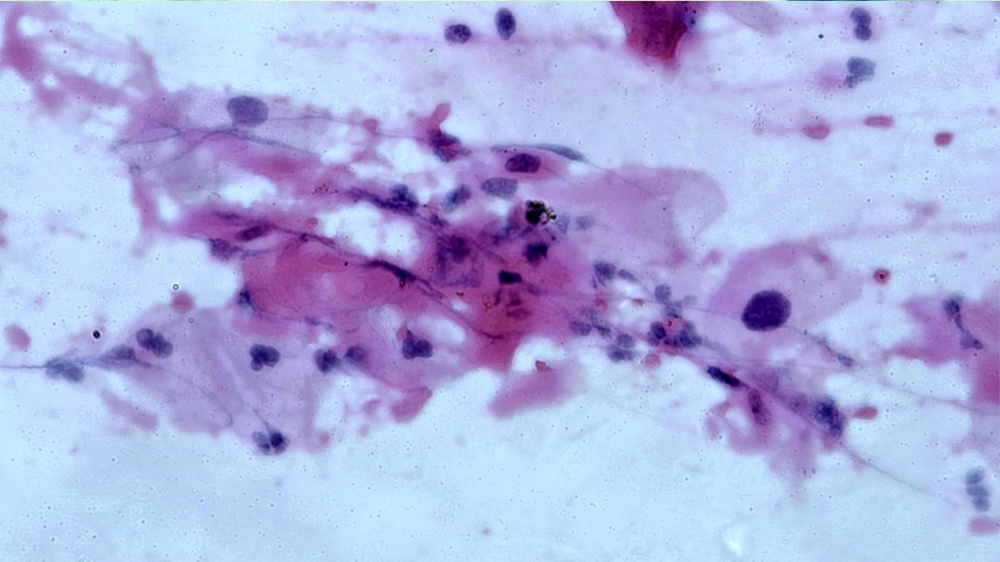
#> input picture pictures/1.jpg, 1000 x 562 px, shrunk from 3264 x 1836 before the run
$ python day24.py
#> lines starting #> are read from the running program, lines starting #| are printed output that depends on the picture
import cv2
import matplotlib.pyplot as plt
import numpy as np
# Read image
img = cv2.imread("./pictures/1.jpg")
#> img is the input picture: shape (562, 1000, 3); mean B, G, R 224.2, 177.1, 172.5

# Using Matplotlib to display image

plt.imshow(img)
plt.show()

# cau 2: chuyen thanh mau xam va hien thi
img1 = cv2.cvtColor(img, cv2.COLOR_BGR2GRAY)
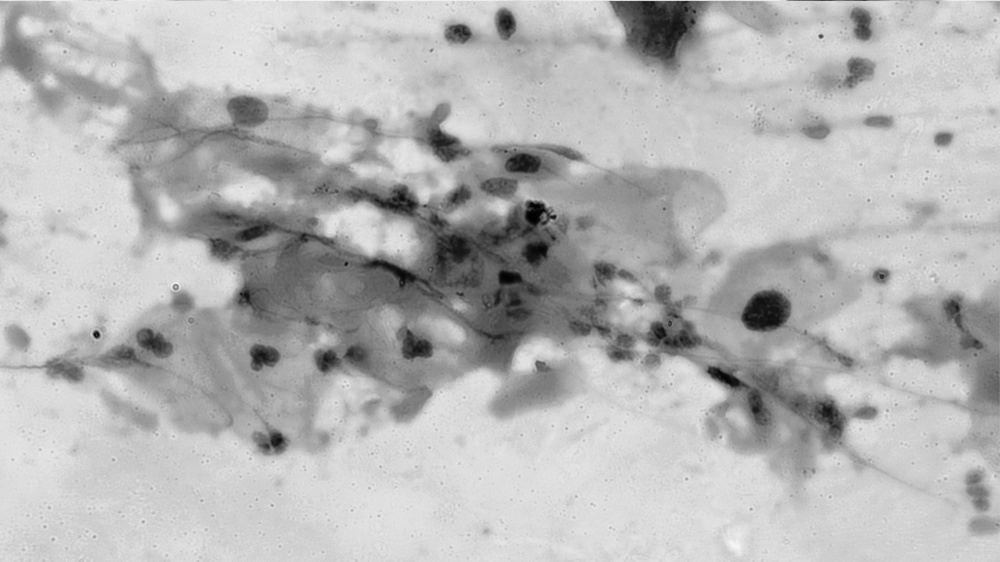
#> img1: shape (562, 1000); min 0, max 245, mean 181.1
plt.imshow(img1)
plt.show()
# cau 3: Adjust brightness
# increate brightness
new_img = img.astype(np.float32) + 50
new_img = np.clip(new_img, 0, 255)
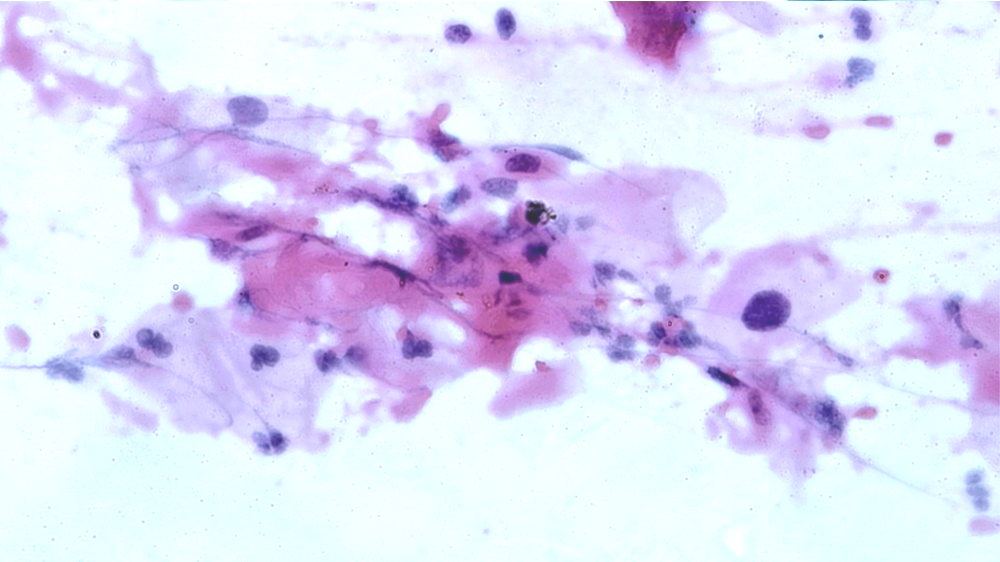
#> new_img: shape (562, 1000, 3) float32; mean B, G, R 247.3, 221.5, 222.5
new_img = new_img.astype(np.uint8)
plt.imshow(new_img)
plt.show()
# decreate brightness
new_img = img.astype(np.float32) - 80
new_img = np.clip(new_img, 0, 255)
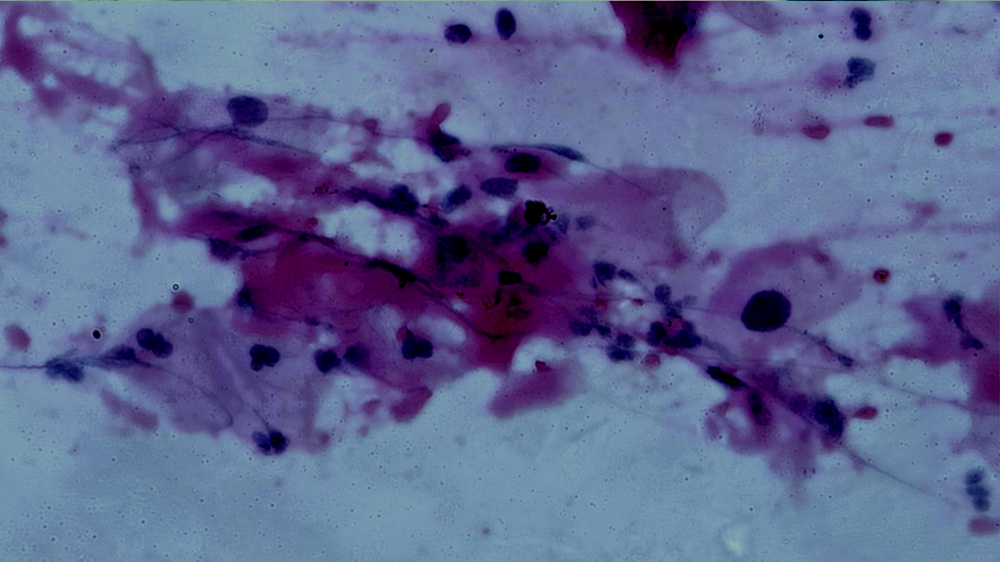
#> new_img: shape (562, 1000, 3) float32; mean B, G, R 144.3, 99.4, 92.9
new_img = new_img.astype(np.uint8)
plt.imshow(new_img)
plt.title('Giảm độ sáng')
plt.show()
# crop image
height, width, _ = img.shape
#> height = 562; width = 1000
left = 0
top = 0
cropped_image = img[left:left+100, top:top+100]
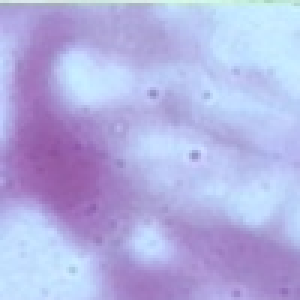
#> cropped_image: shape (100, 100, 3) (shown 3 times larger); mean B, G, R 225.6, 176.3, 178.2

plt.imshow(cropped_image)
plt.title('Góc nhỏ của ảnh đã cắt')
plt.show()

$ run again, with pictures/2.jpg copied over pictures/1.jpg
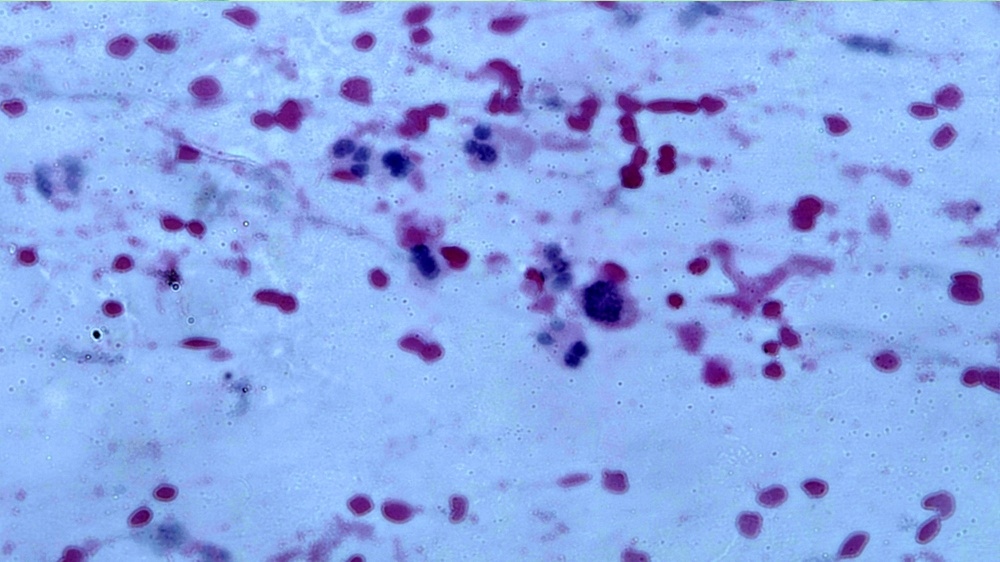
#> input picture pictures/2.jpg, 1000 x 562 px, shrunk from 3264 x 1836 before the run
#> img is the input picture: shape (562, 1000, 3); mean B, G, R 233.7, 169.8, 140.3
#> `new_img = np.clip(new_img, 0, 255)`:
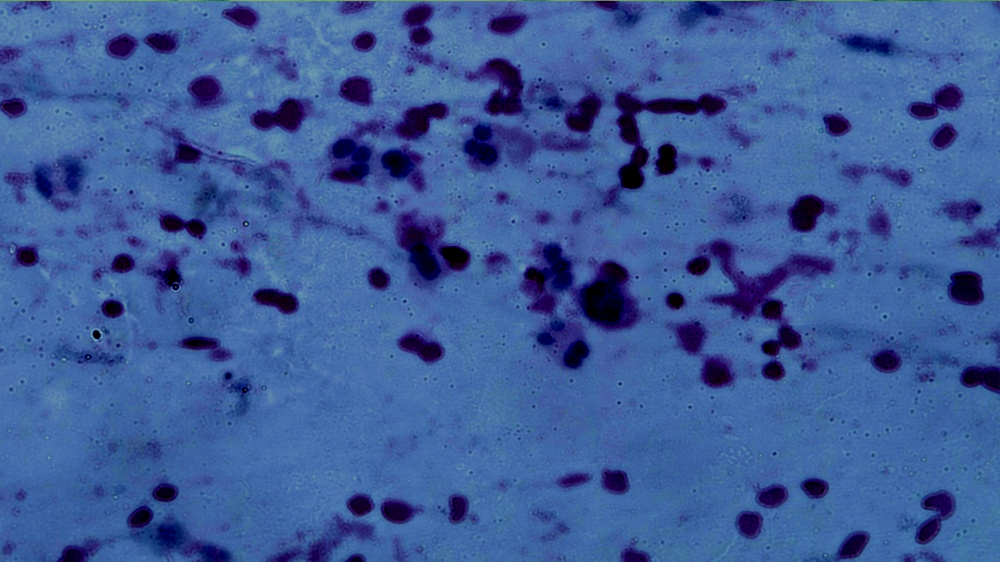
#> new_img: shape (562, 1000, 3) float32; mean B, G, R 153.7, 92.2, 60.8
#> `cropped_image = img[left:left+100, top:top+100]`:
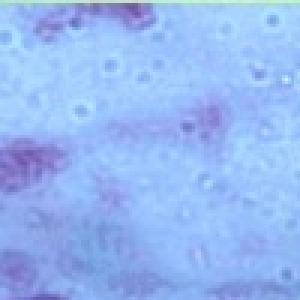
#> cropped_image: shape (100, 100, 3) (shown 3 times larger); mean B, G, R 242.6, 183.9, 150
